Frame 1 (no input): blank canvas, image omitted
Frame 60 (the mouse pressed at the canvas centre just before this capture): blank canvas, image omitted
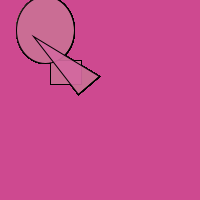
Frame 120 (the mouse held since frame 60 and released just before this capture)

The Processing sketch whose frames 1 and 60 were blank and that drew this single picture after the mouse press (run headless with seeded random() and noise(); from frame 60 on, the mouse is pressed at the canvas centre):

// Processing sketch: processing_90062
// ── processing_90062.pde

int rx, ry;
int cx, cy;
int tx,ty;
float r,g,b,a;
void setup()
{
  size (200,200);
  background(206,73,144);
  rx = 50;
  ry = 60;
  cx = 45;
  cy = 30;
  tx = 99;
  ty = 76;
}
void draw()
{
  if (mouseX >= 10 && mouseX <= 100)
 { 
   rect(rx,ry,31,24);
  
  ellipse(cx,cy,58,67);

  triangle(tx,ty,33,36,78,94);
  
  r = random(255); 
  g = random(255);
  b =  random(255);
  a = random(255);
  fill(r,g,b,a);
 }
  else 
  {
  background (206,73,144);
  }
}
